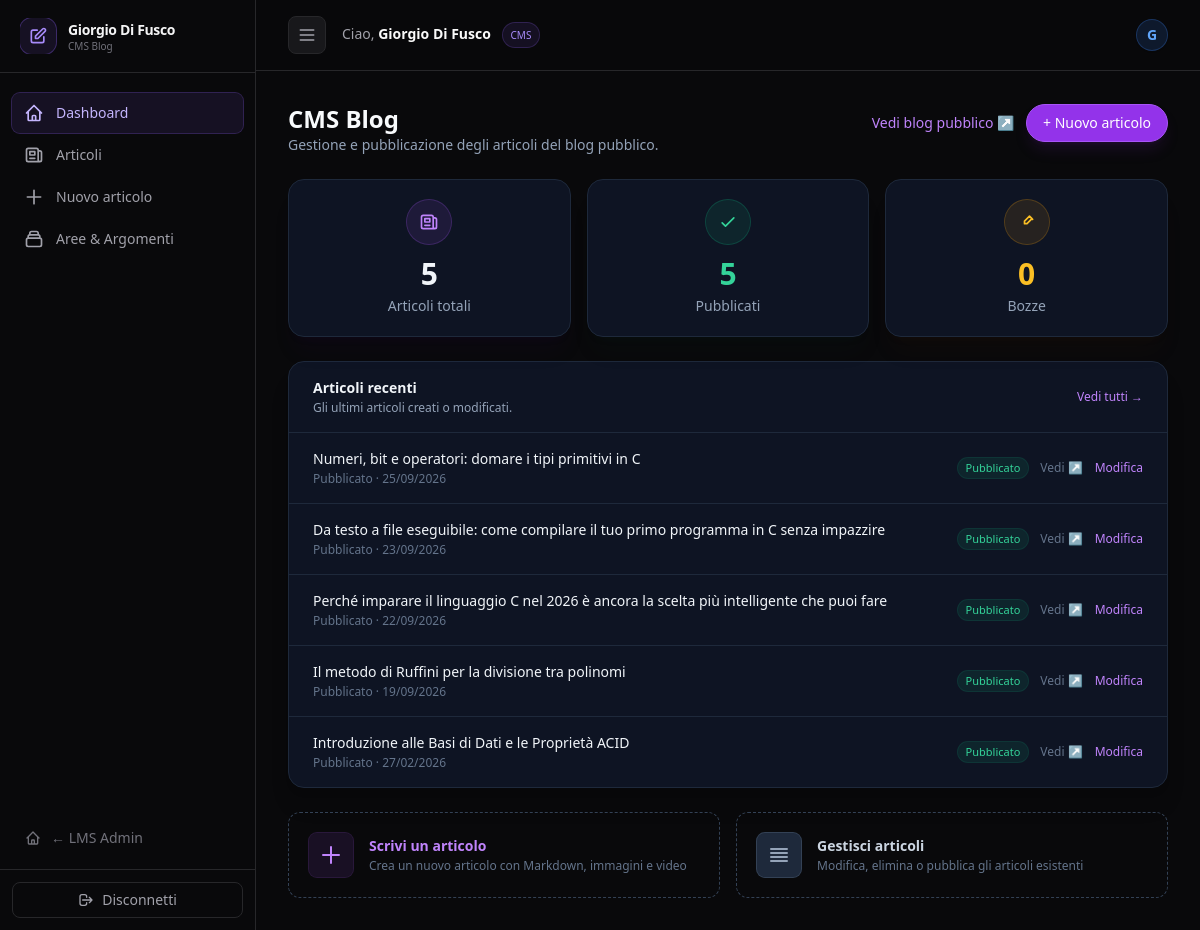
Page /cms (signed in) on the committed database.
### tables this page shows
CREATE TABLE `blog_posts` (
  `id` int NOT NULL,
  `author_id` int NOT NULL,
  `course_id` int DEFAULT NULL,
  `subject_id` int DEFAULT NULL,
  `title` varchar(255) NOT NULL,
  `slug` varchar(255) NOT NULL,
  `excerpt` text,
  `content` longtext NOT NULL,
  `seo_title` varchar(255) DEFAULT NULL,
  `seo_description` varchar(255) DEFAULT NULL,
  `seo_keywords` varchar(255) DEFAULT NULL,
  `featured_image_id` int DEFAULT NULL,
  `status` enum('draft','published') DEFAULT 'draft',
  `published_at` datetime DEFAULT NULL,
  `created_at` timestamp NULL DEFAULT CURRENT_TIMESTAMP,
  `updated_at` timestamp NULL DEFAULT NULL
);

### app/Views/cms/dashboard.php (the view, shortened to what the rows shown need)
<div class="space-y-6">
    <div class="flex flex-col sm:flex-row sm:items-baseline sm:justify-between gap-2">
        <div>
            <h1 class="text-2xl font-semibold text-slate-50">CMS Blog</h1>
            <p class="text-sm text-slate-400">Gestione e pubblicazione degli articoli del blog pubblico.</p>
        </div>
        <div class="flex items-center gap-3">
            <a href="<?= BASE_URL ?>/blog" target="_blank"
                class="text-sm font-medium text-purple-400 hover:text-purple-300 transition">Vedi blog pubblico ↗</a>
            <a href="<?= BASE_URL ?>/cms/blog/new"
                class="inline-flex items-center justify-center rounded-full bg-purple-600 px-4 py-2 text-sm font-medium text-white shadow-lg shadow-purple-900/20 hover:bg-purple-500 focus-visible:outline-none focus-visible:ring-2 focus-visible:ring-purple-300 transition border border-purple-500">
                + Nuovo articolo
            </a>
        </div>
    </div>
    <div class="grid grid-cols-1 sm:grid-cols-3 gap-4">
        <div class="bg-slate-900/80 rounded-2xl border border-slate-800 p-5 flex flex-col items-center text-center shadow-xl shadow-purple-900/5">
            <div class="p-3 bg-purple-500/10 text-purple-400 rounded-full mb-3 ring-1 ring-purple-500/30">
                <svg class="w-5 h-5" fill="none" viewBox="0 0 24 24" stroke="currentColor">
                    <path stroke-linecap="round" stroke-linejoin="round" stroke-width="2" d="M19 20H5a2 2 0 01-2-2V6a2 2 0 012-2h10a2 2 0 012 2v1m2 13a2 2 0 01-2-2V7m2 13a2 2 0 002-2V9a2 2 0 00-2-2h-2m-4-3H9M7 16h6M7 8h6v4H7V8z"/>
                </svg>
            </div>
            <h2 class="text-3xl font-bold text-slate-100"><?= (int)($stats['total'] ?? 0) ?></h2>
            <p class="text-sm text-slate-400 mt-1">Articoli totali</p>
        </div>
        <div class="bg-slate-900/80 rounded-2xl border border-slate-800 p-5 flex flex-col items-center text-center shadow-xl shadow-emerald-900/5">
            <div class="p-3 bg-emerald-500/10 text-emerald-400 rounded-full mb-3 ring-1 ring-emerald-500/30">
                <svg class="w-5 h-5" fill="none" viewBox="0 0 24 24" stroke="currentColor">
                    <path stroke-linecap="round" stroke-linejoin="round" stroke-width="2" d="M5 13l4 4L19 7"/>
                </svg>
            </div>
            <h2 class="text-3xl font-bold text-emerald-400"><?= (int)($stats['published'] ?? 0) ?></h2>
            <p class="text-sm text-slate-400 mt-1">Pubblicati</p>
        </div>
        <div class="bg-slate-900/80 rounded-2xl border border-slate-800 p-5 flex flex-col items-center text-center shadow-xl shadow-amber-900/5">
            <div class="p-3 bg-amber-500/10 text-amber-400 rounded-full mb-3 ring-1 ring-amber-500/30">
                <svg class="w-5 h-5" fill="none" viewBox="0 0 24 24" stroke="currentColor">
                    <path stroke-linecap="round" stroke-linejoin="round" stroke-width="2" d="M15.232 5.232l3.536 3.536M9 11l6-6 3 3-6 6H9v-3z"/>
                </svg>
            </div>
            <h2 class="text-3xl font-bold text-amber-400"><?= (int)($stats['drafts'] ?? 0) ?></h2>
            <p class="text-sm text-slate-400 mt-1">Bozze</p>
        </div>
    </div>
    <div class="bg-slate-900/80 rounded-2xl border border-slate-800 shadow-xl">
        <div class="border-b border-slate-800 px-6 py-4 flex items-center justify-between">
            <div>
                <h2 class="text-sm font-semibold text-slate-100">Articoli recenti</h2>
                <p class="text-xs text-slate-400 mt-0.5">Gli ultimi articoli creati o modificati.</p>
            </div>
            <a href="<?= BASE_URL ?>/cms/blog"
                class="text-xs font-medium text-purple-400 hover:text-purple-300 transition">Vedi tutti →</a>
        </div>
        <ul class="divide-y divide-slate-800">
            <?php if (empty($stats['recent'])): ?>
                <li class="px-6 py-8 text-center text-sm text-slate-500">
                    Nessun articolo ancora. <a href="<?= BASE_URL ?>/cms/blog/new" class="text-purple-400 hover:underline">Crea il primo →</a>
                </li>
            <?php else: ?>
                <?php foreach ($stats['recent'] as $post): ?>
                    <?php
                    $date = $post['published_at'] ?? $post['created_at'];
                    $dateStr = $date ? date('d/m/Y', strtotime($date)) : '';
                    $isPublished = $post['status'] === 'published';
                    ?>
                    <li class="px-6 py-4 flex items-center justify-between gap-4 hover:bg-slate-800/30 transition">
                        <div class="flex flex-col min-w-0">
                            <span class="text-sm font-medium text-slate-100 truncate"><?= htmlspecialchars($post['title']) ?></span>
                            <span class="text-xs text-slate-500 mt-0.5">
                                <?= $isPublished ? 'Pubblicato' : 'Bozza' ?> · <?= $dateStr ?>
                            </span>
                        </div>
                        <div class="flex items-center gap-3 shrink-0">
                            <span class="inline-flex items-center rounded-full px-2 py-0.5 text-[11px] font-medium <?= $isPublished ? 'bg-emerald-500/10 text-emerald-400 ring-1 ring-emerald-500/20' : 'bg-slate-700/50 text-slate-400 ring-1 ring-slate-600/30' ?>">
                                <?= $isPublished ? 'Pubblicato' : 'Bozza' ?>
                            </span>
                            <?php if ($isPublished): ?>
                                <a href="<?= BASE_URL ?>/blog/<?= htmlspecialchars($post['slug']) ?>" target="_blank"
                                    class="text-xs text-slate-500 hover:text-slate-300 transition">Vedi ↗</a>
                            <?php endif; ?>
                            <a href="<?= BASE_URL ?>/cms/blog/edit/<?= (int)$post['id'] ?>"
                                class="text-xs font-medium text-purple-400 hover:text-purple-300 transition">Modifica</a>
                        </div>
                    </li>
                <?php endforeach; ?>
            <?php endif; ?>
        </ul>
    </div>
    <div class="grid grid-cols-1 sm:grid-cols-2 gap-4">
        <a href="<?= BASE_URL ?>/cms/blog/new"
            class="border border-slate-700 border-dashed rounded-xl p-5 flex items-center gap-4 text-purple-400 hover:bg-slate-800/40 hover:border-purple-500/30 transition group">
            <div class="p-2.5 bg-purple-500/10 rounded-lg ring-1 ring-purple-500/20 group-hover:bg-purple-500/15 transition">
                <svg class="w-6 h-6" fill="none" viewBox="0 0 24 24" stroke="currentColor">
                    <path stroke-linecap="round" stroke-linejoin="round" stroke-width="2" d="M12 4v16m8-8H4"/>
                </svg>
            </div>
            <div>
                <p class="font-semibold text-sm">Scrivi un articolo</p>
                <p class="text-xs text-slate-500 mt-0.5">Crea un nuovo articolo con Markdown, immagini e video</p>
            </div>
        </a>
        <a href="<?= BASE_URL ?>/cms/blog"
            class="border border-slate-700 border-dashed rounded-xl p-5 flex items-center gap-4 text-slate-300 hover:bg-slate-800/40 hover:border-slate-600 transition group">
            <div class="p-2.5 bg-slate-800 rounded-lg ring-1 ring-slate-700 group-hover:bg-slate-700/60 transition">
                <svg class="w-6 h-6 text-slate-400" fill="none" viewBox="0 0 24 24" stroke="currentColor">
                    <path stroke-linecap="round" stroke-linejoin="round" stroke-width="2" d="M4 6h16M4 10h16M4 14h16M4 18h16"/>
                </svg>
            </div>
            <div>
                <p class="font-semibold text-sm">Gestisci articoli</p>
                <p class="text-xs text-slate-500 mt-0.5">Modifica, elimina o pubblica gli articoli esistenti</p>
            </div>
        </a>
    </div>
</div>
<?php
require __DIR__ . '/../layout.php';
?>

### core/Router.php (shortened to what the rows shown need)
<?php
class Router
{
    private $routes = [];
    public function add($method, $path, $controllerAction)
    {
        $this->routes[] = compact('method', 'path', 'controllerAction');
    }
    public function dispatch($url, $method)
    {
        $url = '/' . trim($url, '/');
        foreach ($this->routes as $route) {
            if ($route['method'] !== $method) {
                continue;
            }
            $pattern = preg_replace('/\{([a-zA-Z0-9_]+)\}/', '(?P<\1>[a-zA-Z0-9_-]+)', $route['path']);
            $pattern = '#^' . $pattern . '$#';
            if (!preg_match($pattern, $url, $matches)) {
                continue;
            }
            [$controller, $action] = explode('@', $route['controllerAction']);
            $params = array_filter($matches, 'is_string', ARRAY_FILTER_USE_KEY);
            call_user_func_array([new $controllerName(), $action], $params);
            return;
        }
    }
}

### rows in the picture
blog_posts: title "Numeri, bit e operatori: domare i tipi primitivi in C", status "Pubblicato", published_at "25/09/2026"
blog_posts: title "Da testo a file eseguibile: come compilare il tuo primo programma in C senza impazzire", status "Pubblicato", published_at "23/09/2026"
blog_posts: title "Perché imparare il linguaggio C nel 2026 è ancora la scelta più intelligente che puoi fare", status "Pubblicato", published_at "22/09/2026"
blog_posts: title "Il metodo di Ruffini per la divisione tra polinomi", status "Pubblicato", published_at "19/09/2026"
blog_posts: title "Introduzione alle Basi di Dati e le Proprietà ACID", status "Pubblicato", published_at "27/02/2026"

### other values in the picture
$link['label'] "Dashboard"
$link['label'] "Articoli"
$link['label'] "Nuovo articolo"
$link['label'] "Aree & Argomenti"
$stats['total'] "5"
$stats['published'] "5"
$stats['drafts'] "0"
